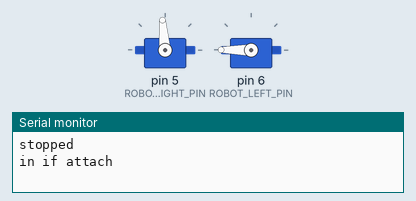
Recording of a sketch running on a simulated Arduino Uno, built with avr-gcc and run on an emulated ATmega328P. Parts: 2 × servo, the last lines printed to the serial monitor.

Above: at 0.05 s.
At 15.05 s:
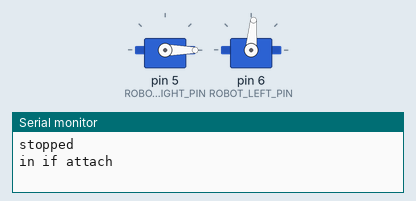
At 30.25 s:
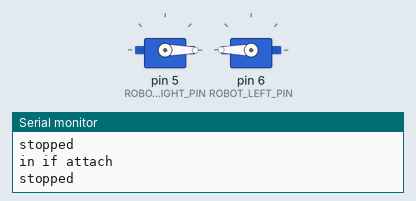
At 50.05 s:
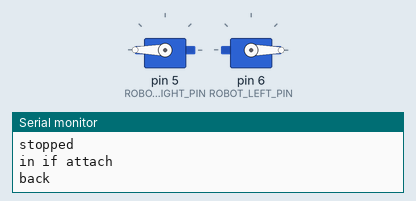
Timing chart, 0 to 65.2 s (numbered marks = the images above):
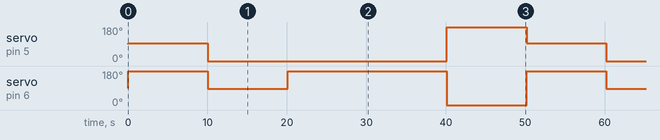

Measured:
- by itself, servo on pin 5 (ROBOT_RIGHT_PIN): repeats every 50.1 s: 0° 30.1 s, 180° 10.0 s, 95° 10.0 s
- by itself, servo on pin 6 (ROBOT_LEFT_PIN): repeats every 50.1 s: 85° 10.0 s, 180° 20.1 s, 0° 10.0 s, 180° 10.0 s

The sketch:

test_servo.ino
```cpp
#include "robot.h"


void setup(){
    Serial.begin(9600);
    robot_init();
}


void loop(){
    robot_calibrate();
}
```

robot.h
```cpp
#include <Servo.h>

#define ROBOT_RIGHT_PIN 5
#define ROBOT_LEFT_PIN 6

Servo R;
Servo L;
enum DIRECTIONS : uint8_t
{
    right=1,
    left,
    forward,
    rstop,
    adj_right,
    adj_left,
    back
};

DIRECTIONS current_state;

void robot_move(DIRECTIONS dir)
{
    if (current_state != dir)
    {
        if (dir != rstop && (!R.attached() || !L.attached()))
        {
            Serial.println("in if attach");
            R.attach(ROBOT_RIGHT_PIN);
            L.attach(ROBOT_LEFT_PIN);
        }
        else if (dir == rstop)
        {
            R.detach();
            L.detach();
        }
        switch (dir)
        { //NEED SOME CALIBRATION
        case right:
            L.write(180);
            R.write(95);
            //Serial.println("right");
            break;
        case left:
            L.write(85);
            R.write(0);
            //Serial.println("left");
            break;
        case forward:
            //L.write(150);
            //R.write(30);
            L.write(180);
            R.write(0);
            //Serial.println("forward");
            break;
        case rstop:
            L.write(90);
            R.write(90);
            Serial.println("stopped");
            break;
        case adj_left:
            L.write(95);
            R.write(0);
            //Serial.println("adjust left");
            break;
        case adj_right:
            L.write(180);
            R.write(85);
            //Serial.println("adjust right");
            break;
        case back:
            L.write(0);
            R.write(180);
            Serial.println("back");
            break;
        }
        delay(25); //update the PWM every 20-30 ms.
        current_state = dir;
    }
}

void robot_init()
{
    R.attach(ROBOT_RIGHT_PIN);
    L.attach(ROBOT_LEFT_PIN);
    current_state = 0;
    robot_move(rstop);
}

void servo_detach(){
  R.detach();
  L.detach();
}

void robot_calibrate()
{
    robot_move(right);
    delay(10000);
    robot_move(left);
    delay(10000);
    robot_move(forward);
    delay(10000);
    robot_move(rstop);
    delay(10000);
    robot_move(back);
    delay(10000);
}
```
